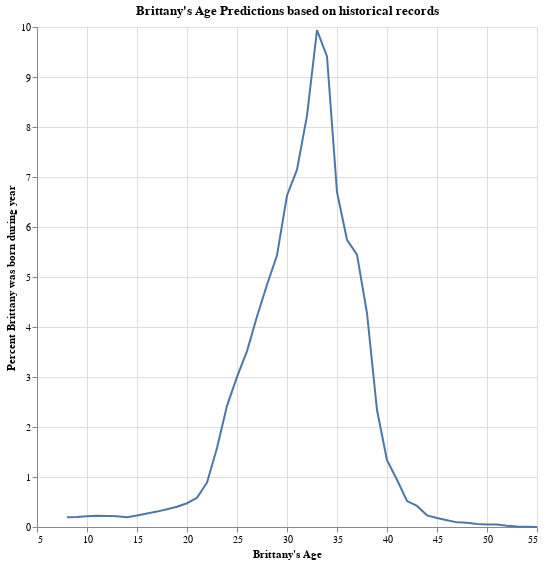

Here is the notebook cell this chart was saved with:
### Code cell
#| label: GQ2 chart
#| code-summary: plot example
#| fig-align: center
alt.Chart(data_brittany).mark_line().encode(x=alt.X('age',axis=alt.Axis(title="Brittany's Age")),
                                         y=alt.Y('percent',axis=alt.Axis(title='Percent Brittany was born during year'))).properties(title="Brittany's Age Predictions based on historical records",
                                                                                                                   width=500,
                                                                                                                   height=500)

### Figure 1 — Vega-Lite specification as saved in the notebook (floating-point values rounded to 4 significant figures)
{"config": {"view": {"continuousWidth": 400, "continuousHeight": 300}}, "data": {"name": "data-44043efdf738d0bbba6cdf912e99580c"}, "mark": "line", "encoding": {"x": {"axis": {"title": "Brittany's Age"}, "field": "age", "type": "quantitative"}, "y": {"axis": {"title": "Percent Brittany was born during year"}, "field": "percent", "type": "quantitative"}}, "height": 500, "title": "Brittany's Age Predictions based on historical records", "width": 500, "$schema": "https://vega.github.io/schema/vega-lite/v4.17.0.json", "datasets": {"data-44043efdf738d0bbba6cdf912e99580c": [{"name": "Brittany", "year": 1968, "age": 55, "percent": 0.0015}, {"name": "Brittany", "year": 1969, "age": 54, "percent": 0.0037}, {"name": "Brittany", "year": 1970, "age": 53, "percent": 0.0098}, {"name": "Brittany", "year": 1971, "age": 52, "percent": 0.0247}, {"name": "Brittany", "year": 1972, "age": 51, "percent": 0.0482}, {"name": "Brittany", "year": 1973, "age": 50, "percent": 0.0507}, {"name": "Brittany", "year": 1974, "age": 49, "percent": 0.0604}, {"name": "Brittany", "year": 1975, "age": 48, "percent": 0.0845}, {"name": "Brittany", "year": 1976, "age": 47, "percent": 0.0928}, {"name": "Brittany", "year": 1977, "age": 46, "percent": 0.1367}, {"name": "Brittany", "year": 1978, "age": 45, "percent": 0.1806}, {"name": "Brittany", "year": 1979, "age": 44, "percent": 0.2331}, {"name": "Brittany", "year": 1980, "age": 43, "percent": 0.422}, {"name": "Brittany", "year": 1981, "age": 42, "percent": 0.519}, {"name": "Brittany", "year": 1982, "age": 41, "percent": 0.9438}, {"name": "Brittany", "year": 1983, "age": 40, "percent": 1.336}, {"name": "Brittany", "year": 1984, "age": 39, "percent": 2.339}, {"name": "Brittany", "year": 1985, "age": 38, "percent": 4.275}, {"name": "Brittany", "year": 1986, "age": 37, "percent": 5.449}, {"name": "Brittany", "year": 1987, "age": 36, "percent": 5.744}, {"name": "Brittany", "year": 1988, "age": 35, "percent": 6.698}, {"name": "Brittany", "year": 1989, "age": 34, "percent": 9.413}, {"name": "Brittany", "year": 1990, "age": 33, "percent": 9.936}, {"name": "Brittany", "year": 1991, "age": 32, "percent": 8.228}, {"name": "Brittany", "year": 1992, "age": 31, "percent": 7.145}, {"name": "Brittany", "year": 1993, "age": 30, "percent": 6.63}, {"name": "Brittany", "year": 1994, "age": 29, "percent": 5.434}, {"name": "Brittany", "year": 1995, "age": 28, "percent": 4.844}, {"name": "Brittany", "year": 1996, "age": 27, "percent": 4.21}, {"name": "Brittany", "year": 1997, "age": 26, "percent": 3.517}, {"name": "Brittany", "year": 1998, "age": 25, "percent": 3.003}, {"name": "Brittany", "year": 1999, "age": 24, "percent": 2.423}, {"name": "Brittany", "year": 2000, "age": 23, "percent": 1.581}, {"name": "Brittany", "year": 2001, "age": 22, "percent": 0.8895}, {"name": "Brittany", "year": 2002, "age": 21, "percent": 0.5834}, {"name": "Brittany", "year": 2003, "age": 20, "percent": 0.4757}, {"name": "Brittany", "year": 2004, "age": 19, "percent": 0.4039}, {"name": "Brittany", "year": 2005, "age": 18, "percent": 0.3564}, {"name": "Brittany", "year": 2006, "age": 17, "percent": 0.3079}, {"name": "Brittany", "year": 2007, "age": 16, "percent": 0.2719}, {"name": "Brittany", "year": 2008, "age": 15, "percent": 0.2286}, {"name": "Brittany", "year": 2009, "age": 14, "percent": 0.1965}, {"name": "Brittany", "year": 2010, "age": 13, "percent": 0.213}, {"name": "Brittany", "year": 2011, "age": 12, "percent": 0.2188}, {"name": "Brittany", "year": 2012, "age": 11, "percent": 0.2273}, {"name": "Brittany", "year": 2013, "age": 10, "percent": 0.2133}, {"name": "Brittany", "year": 2014, "age": 9, "percent": 0.2014}, {"name": "Brittany", "year": 2015, "age": 8, "percent": 0.1941}]}}
